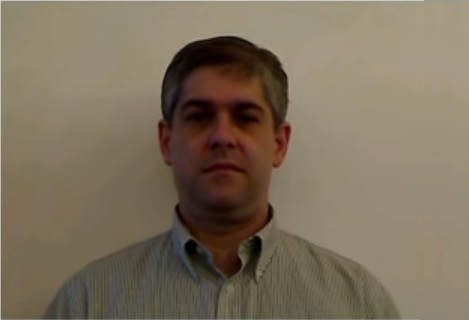
%> input picture mansFaceWebcamImage.png, 469 x 320 px
$ octave tempreatureMeasurmentUsingIRImage.m   (GNU Octave 9; MATLAB toolbox functions it lacks are replaced by stand-ins)
%> lines starting %> are read from the running program, lines starting %| are printed output that depends on the picture
%%

Moving=imread('C:\Users\manso\Desktop\work\MATLABPractice\mansFaceWebcamImage.png');
%> Moving is the input picture: size 320x469x3 uint8; mean R, G, B 124.6, 111.3, 91.4
Fixed=imread('C:\Users\manso\Desktop\work\MATLABPractice\mansFaceWebcamIRImage.png');
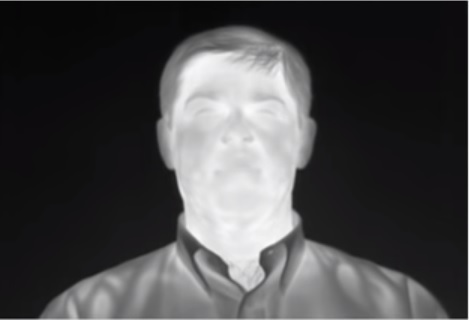
%> input picture mansFaceWebcamIRImage.png, 469 x 320 px
%> Fixed is the input picture: size 320x469x3 uint8; mean R, G, B 71.2, 70.9, 71.9
Moving=rgb2gray(Moving);
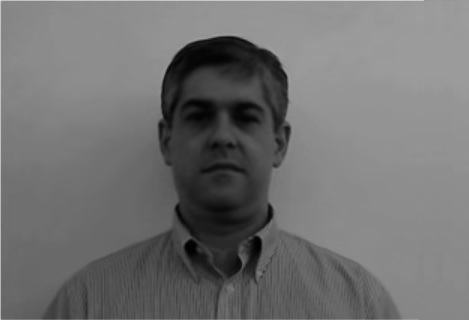
%> Moving: size 320x469 uint8; min 0, max 227, mean 113

%% view both
imshow(Moving);
imtool(Fixed);

%% view both in a montage
figure;
imshowpair(Fixed,Moving,'montage');
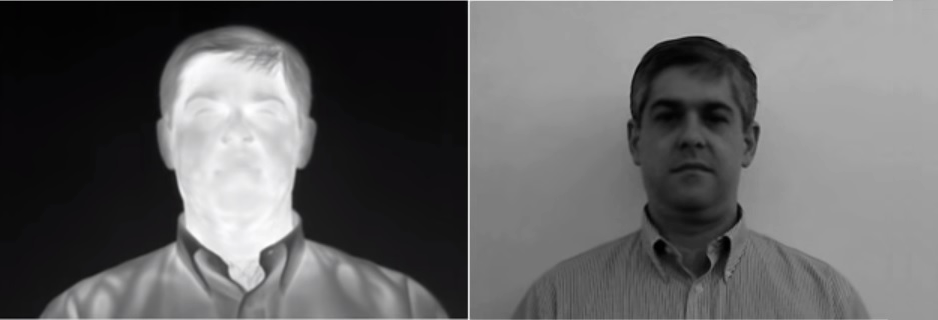
%> displayed picture: size 320x938x3, on the screen's scale of 0 to 255; mean R, G, B 98.3, 98.1, 98.6

%% configure parameters in imreconfig

%> (the run ends here)
